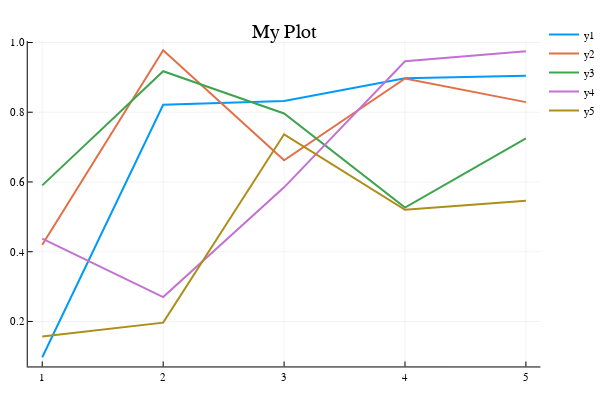

Notebook source saved alongside this figure:
### Code cell


### Figure 1 — Plotly figure (JSON) as saved in the notebook; plotly's stock layout.template omitted (floating-point values rounded to 4 significant figures)
{"data": [{"colorbar": {"title": ""}, "hoverinfo": "text", "legendgroup": "y1", "line": {"color": "rgba(0, 154, 250, 1.000)", "dash": "solid", "shape": "linear", "width": 2}, "mode": "lines", "name": "y1", "showlegend": true, "text": [null, null, null, null, null], "type": "scatter", "x": [1, 2, 3, 4, 5], "xaxis": "x1", "y": [0.09738, 0.8212, 0.832, 0.8975, 0.9047], "yaxis": "y1"}, {"colorbar": {"title": ""}, "hoverinfo": "text", "legendgroup": "y2", "line": {"color": "rgba(227, 111, 71, 1.000)", "dash": "solid", "shape": "linear", "width": 2}, "mode": "lines", "name": "y2", "showlegend": true, "text": [null, null, null, null, null], "type": "scatter", "x": [1, 2, 3, 4, 5], "xaxis": "x1", "y": [0.4199, 0.9777, 0.6621, 0.8966, 0.8289], "yaxis": "y1"}, {"colorbar": {"title": ""}, "hoverinfo": "text", "legendgroup": "y3", "line": {"color": "rgba(62, 164, 78, 1.000)", "dash": "solid", "shape": "linear", "width": 2}, "mode": "lines", "name": "y3", "showlegend": true, "text": [null, null, null, null, null], "type": "scatter", "x": [1, 2, 3, 4, 5], "xaxis": "x1", "y": [0.5903, 0.9176, 0.7963, 0.5267, 0.7253], "yaxis": "y1"}, {"colorbar": {"title": ""}, "hoverinfo": "text", "legendgroup": "y4", "line": {"color": "rgba(195, 113, 210, 1.000)", "dash": "solid", "shape": "linear", "width": 2}, "mode": "lines", "name": "y4", "showlegend": true, "text": [null, null, null, null, null], "type": "scatter", "x": [1, 2, 3, 4, 5], "xaxis": "x1", "y": [0.4374, 0.2699, 0.5846, 0.946, 0.9748], "yaxis": "y1"}, {"colorbar": {"title": ""}, "hoverinfo": "text", "legendgroup": "y5", "line": {"color": "rgba(172, 142, 24, 1.000)", "dash": "solid", "shape": "linear", "width": 2}, "mode": "lines", "name": "y5", "showlegend": true, "text": [null, null, null, null, null], "type": "scatter", "x": [1, 2, 3, 4, 5], "xaxis": "x1", "y": [0.1567, 0.1966, 0.7367, 0.5201, 0.546], "yaxis": "y1"}], "layout": {"annotations": [{"font": {"color": "rgba(0, 0, 0, 1.000)", "family": "sans-serif", "size": 20}, "rotation": 0, "showarrow": false, "text": "My Plot", "x": 0.5222, "xanchor": "center", "xref": "paper", "y": 1, "yanchor": "top", "yref": "paper"}], "height": 400, "legend": {"bgcolor": "rgba(255, 255, 255, 1.000)", "bordercolor": "rgba(0, 0, 0, 1.000)", "font": {"color": "rgba(0, 0, 0, 1.000)", "family": "sans-serif", "size": 11}, "tracegroupgap": 0, "x": 1, "y": 1}, "margin": {"b": 20, "l": 0, "r": 0, "t": 20}, "paper_bgcolor": "rgba(255, 255, 255, 1.000)", "plot_bgcolor": "rgba(255, 255, 255, 1.000)", "showlegend": true, "width": 600, "xaxis": {"anchor": "y1", "domain": [0.05101, 0.9934], "gridcolor": "rgba(0, 0, 0, 0.100)", "gridwidth": 0.5, "linecolor": "rgba(0, 0, 0, 1.000)", "mirror": false, "range": [0.88, 5.12], "showgrid": true, "showline": true, "showticklabels": true, "tickangle": 0, "tickcolor": "rgb(0, 0, 0)", "tickfont": {"color": "rgba(0, 0, 0, 1.000)", "family": "sans-serif", "size": 11}, "tickmode": "array", "ticks": "inside", "ticktext": ["1", "2", "3", "4", "5"], "tickvals": [1, 2, 3, 4, 5], "title": "", "titlefont": {"color": "rgba(0, 0, 0, 1.000)", "family": "sans-serif", "size": 15}, "type": "-", "visible": true, "zeroline": false, "zerolinecolor": "rgba(0, 0, 0, 1.000)"}, "yaxis": {"anchor": "x1", "domain": [0.03762, 0.9415], "gridcolor": "rgba(0, 0, 0, 0.100)", "gridwidth": 0.5, "linecolor": "rgba(0, 0, 0, 1.000)", "mirror": false, "range": [0.07097, 1.004], "showgrid": true, "showline": true, "showticklabels": true, "tickangle": 0, "tickcolor": "rgb(0, 0, 0)", "tickfont": {"color": "rgba(0, 0, 0, 1.000)", "family": "sans-serif", "size": 11}, "tickmode": "array", "ticks": "inside", "ticktext": ["0.2", "0.4", "0.6", "0.8", "1.0"], "tickvals": [0.2, 0.4, 0.6, 0.8, 1], "title": "", "titlefont": {"color": "rgba(0, 0, 0, 1.000)", "family": "sans-serif", "size": 15}, "type": "-", "visible": true, "zeroline": false, "zerolinecolor": "rgba(0, 0, 0, 1.000)"}}}
